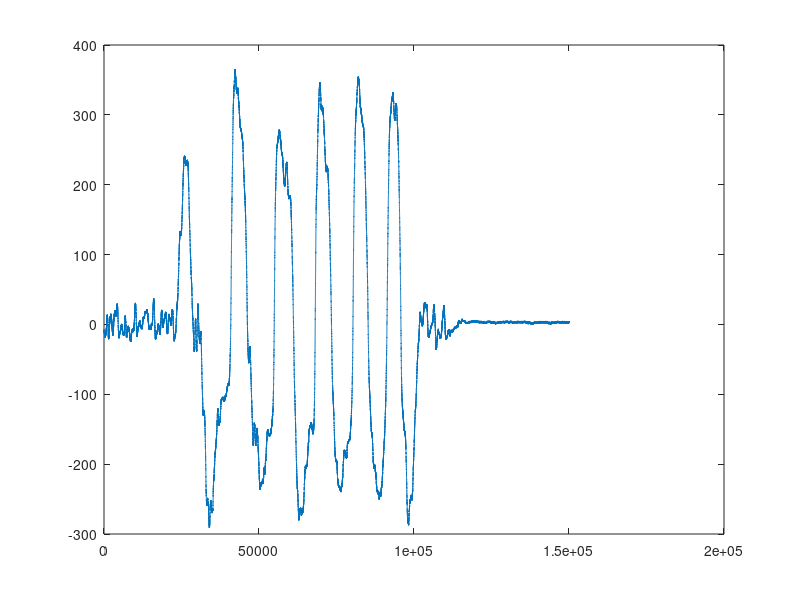
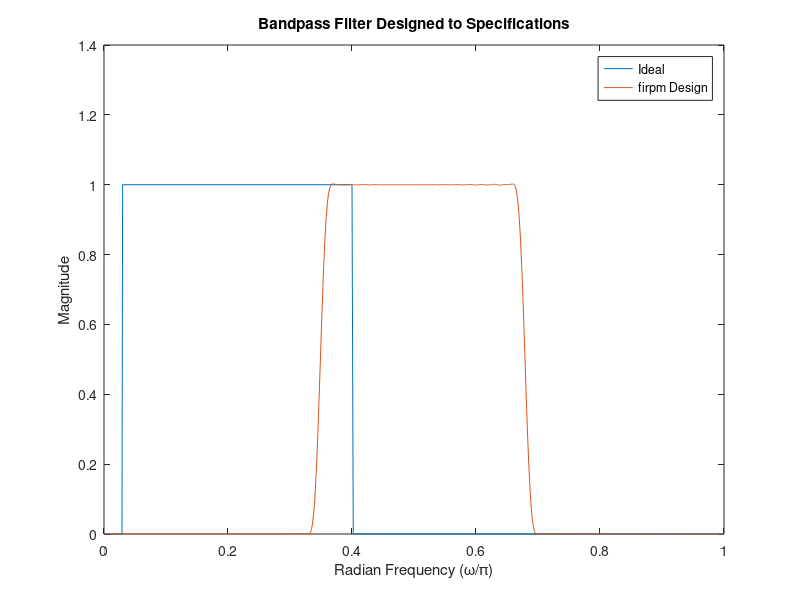
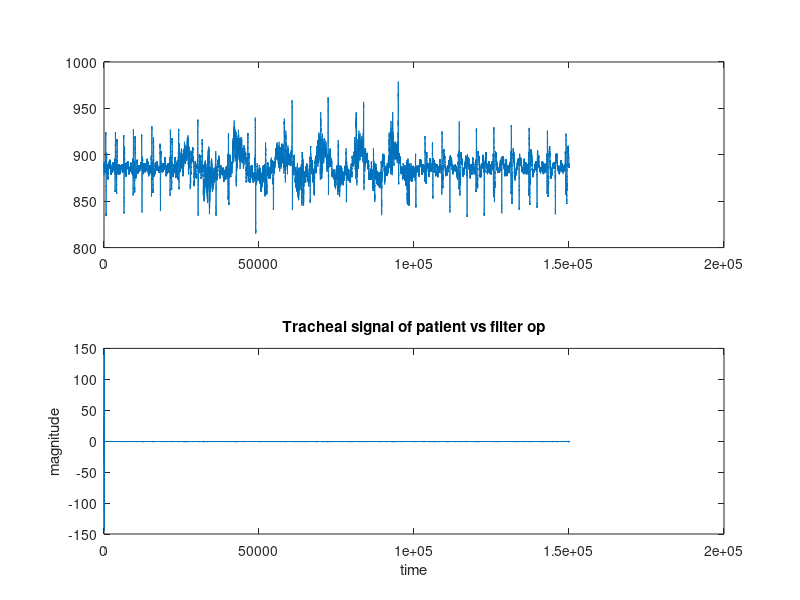

The MATLAB source for these figures, in order:
clc;
clear all;

%figure(1);
% P8 patient
load('Project1.mat')
 plot(e000);   % airfolow signal patient
 %figure(2);
 load('Project2.mat')
  %plot(e002);   % Tracheal signal patient
  
  %figure(3);
  % s8 healthy subject
load('Project3 s8.mat')
%plot(E000);     % airfolow signal healthy
%figure(4);
load('Project4s8.mat')
%plot(E002); % Tracheal signal healthy

 figure(5);
% spectrogram(e002, 'yaxis');
% f = [150 2000];
% fs = 1000;
% [s,f,t] = spectrogram(e002,20,5,f,fs,'yaxis');
% 
% figure(6);
% spectrogram(E002, 'yaxis');


figure(7);
rp = 1;           % Passband ripple
% rs1 = 40;          % Stopband ripple
% rs2 = 40;          % Stopband ripple
pf1 = 0.03;
pf2 = 0.4;
sf1 = 0.029;
sf2 = 0.402;
fs = 10000;        % Sampling frequency
f = [0 0.029 0.03 0.4 0.402 1];   % cutoff frequencies
a = [0 0.0 1.0 1.0 0.0 0];     % Desired amplitudes

b = fir1(200,[0.35 0.68]);

[h,w] = freqz(b,1,1024);
plot(f,a,w/pi,abs(h));
legend('Ideal','firpm Design')
xlabel 'Radian Frequency (\omega/\pi)', ylabel 'Magnitude'
title('Bandpass Filter Designed to Specifications');

figure (8);
y = filter(b,1,e002); 
subplot(2,1,1);
plot(e002);
% hold on;
subplot(2,1,2);
plot(y);
% legend('magnitude of ecg signal','magnitude of filter output');
xlabel ('time');
ylabel('magnitude');
title('Tracheal signal of patient vs filter op');

% figure (9);
% y = filter(b,1,E002);                 
% plot(abs(E002));
% hold on;
% plot(abs(y));
% legend('magnitude of ecg signal','magnitude of filter output');
% xlabel ('time');
% ylabel('magnitude');
% title('Tracheal signal of patient vs filter op');